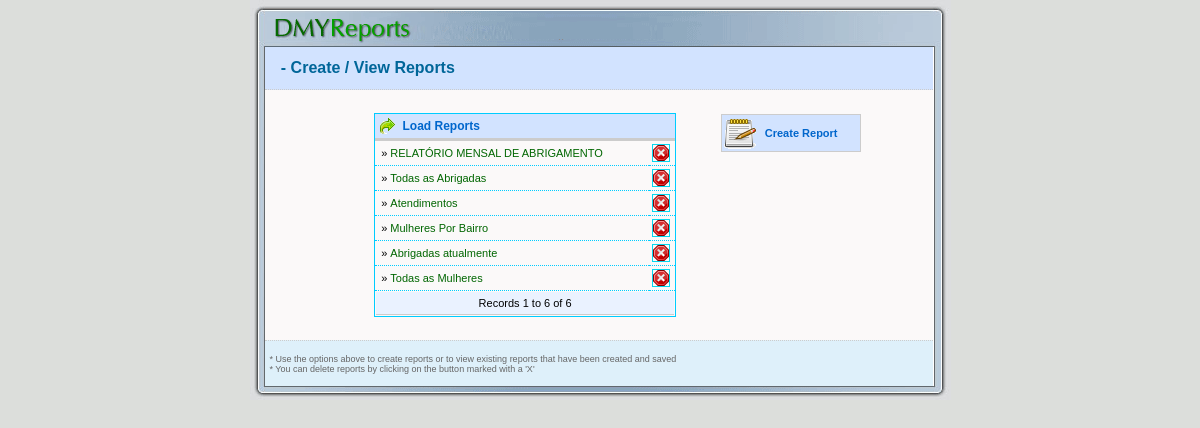
Screenshot of /relatorios/copias/index.php with the database file from the repository.
### tables this page shows
CREATE TABLE `tblreports` (
  `id` int(11) NOT NULL,
  `appliedConditions` longtext DEFAULT NULL,
  `txtReportName` text DEFAULT NULL,
  `lstSortName` text DEFAULT NULL,
  `lstSortOrder` text DEFAULT NULL,
  `txtRecPerPage` text DEFAULT NULL,
  `selectedFields` text DEFAULT NULL,
  `selectedTables` text DEFAULT NULL,
  `status` int(11) DEFAULT 0
);

### relatorios/copias/index.php (the view, shortened to what this page needs)
<?php
$maxRows_recReports = 10;
$pageNum_recReports = 0;
$startRow_recReports = $pageNum_recReports * $maxRows_recReports;
$query_recReports = "SELECT * FROM tblreports WHERE status = 0 ORDER BY id DESC";
$query_limit_recReports = sprintf("%s LIMIT %d, %d", $query_recReports, $startRow_recReports, $maxRows_recReports);
$recReports = mysql_query($query_limit_recReports, $connSave) or die(mysql_error());
$row_recReports = mysql_fetch_assoc($recReports);
if (isset($_GET['totalRows_recReports'])) {
  $totalRows_recReports = $_GET['totalRows_recReports'];
} else {
  $all_recReports = mysql_query($query_recReports);
  $totalRows_recReports = mysql_num_rows($all_recReports);
}
?>
<!DOCTYPE HTML PUBLIC "-//W3C//DTD HTML 4.01 Transitional//EN" "http://www.w3.org/TR/html4/loose.dtd">
<html>
<head>
<link href="stylesheet.css" rel="stylesheet" type="text/css">
</head>
<body bgcolor="#dcdedb">
<table width="693" border="0" align="center" cellpadding="0" cellspacing="0">
  <tr>
    <td width="13" height="47"><img src="images/main_window/top_left_corner.gif" width="15" height="47"></td>
    <td width="668" background="images/main_window/top.gif"><img src="images/main_window/title.gif" width="169" height="47"></td>
    <td width="12"><img src="images/main_window/top_right_corner.gif" width="18" height="47"></td>
  </tr>
  <tr>
    <td height="293" background="images/main_window/left.gif">&nbsp;</td>
    <td valign="top" bgcolor="#FBF9F9"><table width="100%"  border="0" cellspacing="0" cellpadding="0">
      <tr>
        <td width="66%"><table width="100%"  border="0" cellspacing="0" cellpadding="3">
          <tr>
            <td height="36" bgcolor="#D2E3FF" class="pageHeader">&nbsp;&nbsp;<?php echo $pageTitle;?> - Create / View Reports </td>
          </tr>
        </table></td>
      </tr>
    </table>
        <table width="100%"  border="0" cellspacing="0" cellpadding="0">
          <tr>
            <td height="22"><table width="100%"  border="0" cellspacing="0" cellpadding="5">
              <tr>
                <td height="222"><br>
                  <table width="80%" border="0" align="center" cellpadding="0" cellspacing="0">
                  <tr>
                    <td valign="top"><table width="300" border="0" align="center" cellpadding="0" cellspacing="0" class="tableBorders">
                      <tr>
                        <td class="tableHeader"> <table width="100%" border="0" cellspacing="0" cellpadding="0">
                          <tr>
                            <td width="8%"><img src="images/load.gif" alt="Load" width="16" height="16"></td>
                            <td width="92%">Load Reports</td>
                          </tr>
                        </table>
                          </td>
                      </tr>
                      <tr>
                        <td height="53" valign="top"><table width="300" border="0" align="center" cellpadding="0" cellspacing="0">
						<?php if ($row_recReports!="") { ?>
                          <?php do { ?>
                          <tr>
                            <td height="15"><table border="0" cellpadding="0" cellspacing="0">
                                <tr>
                                  <td width="280" class="tableRules">&nbsp;&raquo;&nbsp;<a href="loadReport.php?id=<?php echo $row_recReports['id']; ?>"><?php echo $row_recReports['txtReportName']; ?></a></td>
                                  <td width="20" class="tableRules"><label>
                                    <input name="cmdDelete" type="image" id="cmdDelete" onClick="cmdDelete_onClick(<?php echo $row_recReports['id']; ?>);" src="images/delete.png" alt="Delete Reports">
                                    </label></td>
                                </tr>
                            </table></td>
                          </tr>
                          <?php } while ($row_recReports = mysql_fetch_assoc($recReports)); ?>
                          <tr>
                            <td height="15"><div align="center" class="tableNav">Records <?php echo ($startRow_recReports + 1) ?> to <?php echo min($startRow_recReports + $maxRows_recReports, $totalRows_recReports) ?> of <?php echo $totalRows_recReports ?> </div></td>
                          </tr>
                          <?php } else { echo "No Saved Reports. Please click on the create report button to continue."; } ?>
                        </table></td>
                      </tr>
                    </table>
                    </td>
                    <td>&nbsp;</td>
                    <td valign="top"><div onClick="window.location='selectTables.php';" style="cursor:pointer"><table width="100%" border="0" cellpadding="0" cellspacing="0" class="createReport">
                      <tr>
                        <td><img src="images/create.gif" alt="Create Report" width="32" height="32"></td>
                        <td>Create Report </td>
                      </tr>
                    </table></div></td>
                  </tr>
                </table>
                <br></td>
              </tr>
              <tr>
                <td height="35" class="statusBar">* Use the options above to create reports or to view existing reports that have been created and saved <br>
                * You can delete reports by clicking on the button marked with a 'X' </td>
              </tr>
            </table></td>
          </tr>
      </table></td>
    <td background="images/main_window/right.gif">&nbsp;</td>
  </tr>
  <tr>
    <td height="14"><img src="images/main_window/bottom_left_corner.gif" width="15" height="14"></td>
    <td background="images/main_window/bottom.gif"><img src="images/main_window/bottom.gif" width="668" height="14"></td>
    <td><img src="images/main_window/bottom_right_corner.gif" width="18" height="14"></td>
  </tr>
</table>
</body>
</html>

### relatorios/copias/stylesheet.css (style rules this page uses)
body { margin:0px; }
.tableBorders { border: 1px solid #00CCFF; font-family: Verdana, Arial, Helvetica, sans-serif; font-size: 11px; }
.tableRules { border-bottom-width: 1px; border-bottom-style: dotted; border-bottom-color: #00CCFF; padding: 3px; }
.tableHeader { font-family: Verdana, Arial, Helvetica, sans-serif; font-size: 12px; background-color: #D2E3FF; font-weight: bold; color: #0066CC; border-bottom-width: 3px; border-bottom-style: solid; border-bottom-color: #CCCCCC; padding: 4px; }
.tableNav { background-color: #EAF2FF; padding-top: 5px; border-bottom-width: 1px; border-bottom-style: solid; border-bottom-color: #CCCCCC; padding-bottom: 5px; }
.createReport { border: 1px solid #CCCCCC; background-color: #D2E3FF; padding: 2px; font-weight: bold; color: #0066CC; font-family: Verdana, Arial, Helvetica, sans-serif; font-size: 11px; }
.pageHeader { font-family: Verdana, Arial, Helvetica, sans-serif; font-size: 16px; font-weight: bold; color: #006699; border-bottom-width: thin; border-bottom-style: dotted; border-bottom-color: #CCCCCC; }
.statusBar { font-family: Verdana, Arial, Helvetica, sans-serif; font-size: 9px; color: #666666; background-color: #DEF0FA; border-top-width: 1px; border-top-style: dotted; border-top-color: #CCCCCC; }
a { font-family: Verdana, Arial, Helvetica, sans-serif; font-size: 11px; text-decoration: none; color: #006600; }
input { font-family: Verdana, Arial, Helvetica, sans-serif; font-size: 11px; color: #006699; border: 1px solid #06D7EE; }
div { margin: 1px; }

### rows the page displays
tblreports: txtReportName "RELATÓRIO MENSAL DE ABRIGAMENTO"
tblreports: txtReportName "Todas as Abrigadas"
tblreports: txtReportName "Atendimentos"
tblreports: txtReportName "Mulheres Por Bairro"
tblreports: txtReportName "Abrigadas atualmente"
tblreports: txtReportName "Todas as Mulheres"

### other values shown
$startRow_recReports + 1 "1"
min($startRow_recReports + $maxRows_recReports, $totalRows_recReports) "6"
$totalRows_recReports "6"
